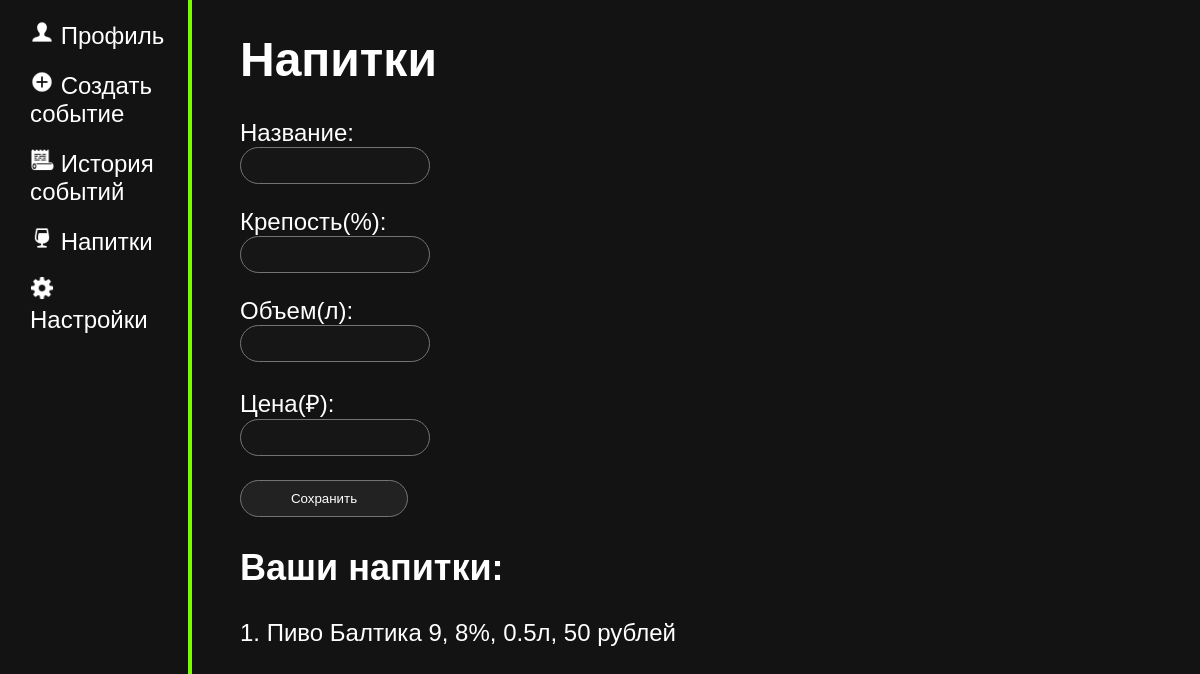
Before: /drinks (signed in) with the older database file.
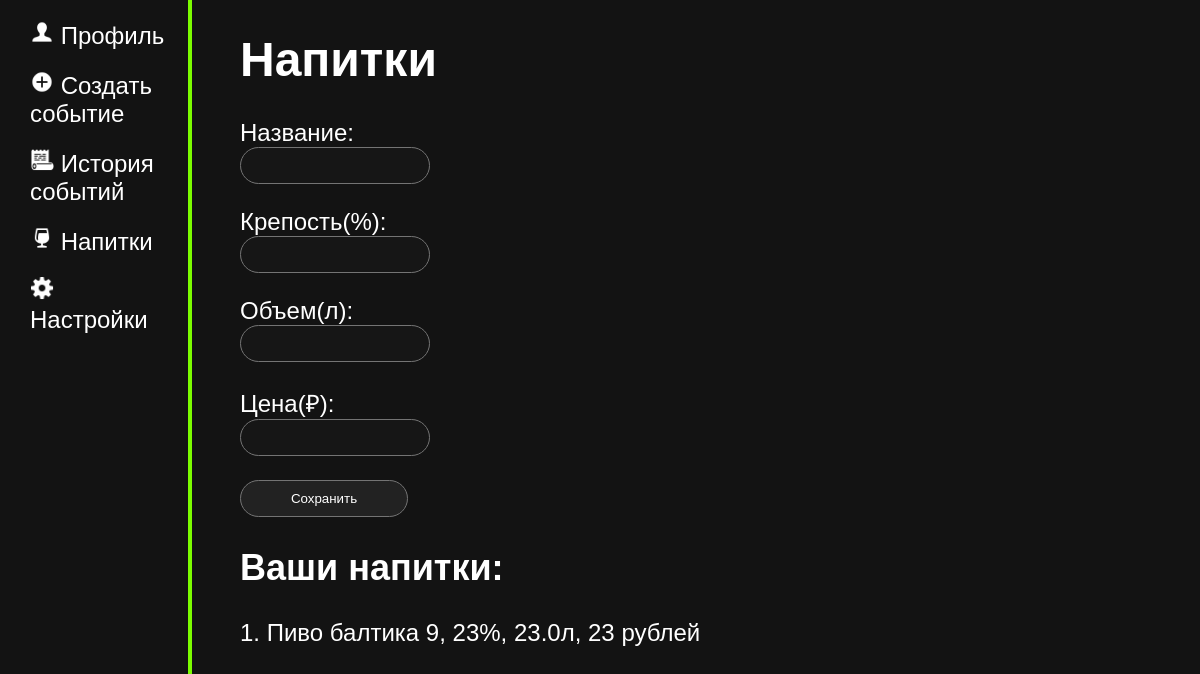
After: the same page with the newer database file.
### tables this page shows
CREATE TABLE drink 
(
    id INTEGER PRIMARY KEY AUTOINCREMENT,
    title TEXT NOT NULL,
    price INTEGER NOT NULL,
    alcohol INTEGER NOT NULL,
    volume REAL NOT NULL,

    user_id INTEGER,
    FOREIGN KEY(user_id) REFERENCES user(id)
);

### main.py (the view, shortened to what this page needs)
@app.route("/drinks", methods = ["POST", "GET"])
@login_required
def drinks():
    drinks = D.get_drinks(current_user.get_id())
    return render_template("drinks.html", drinks = drinks)

### data.py (called while the page is built)
    def get_drinks(self, user_id):
        try:
            self.cursor.execute(f"SELECT id, title, alcohol, volume, price FROM drink WHERE user_id = {user_id} ORDER BY title")
            drinks = self.cursor.fetchall()
            return drinks
        except error:
            print("ОШИБКА! " + str(error))

    def get_user(self, user_id):
        try:
            self.cursor.execute(f"SELECT * FROM user WHERE id = {user_id} LIMIT 1")
            user = self.cursor.fetchone()
            return user
        except error:
                print("ОШИБКА! " + str(error))

### main.py (called while the page is built)
@login_manager.user_loader
def load_user(user_id):
    print("load user")
    return User().fromDB(user_id, D)

def connect_db():
    connect = sqlite3.connect(app.config['DATABASE'])
    connect.row_factory = sqlite3.Row
    return connect

def get_db():
    if not hasattr(g, "link_db"):
        g.link_db = connect_db()
        print("БАЗА ДАННЫХ ПОЛУЧЕНА")
    return g.link_db

@app.before_request
def before_request():
    global D
    db = get_db()
    D = Data(db)

### user.py (called while the page is built)
    def fromDB(self, user_id, db):
        self.__user = db.get_user(user_id)
        return self

    def get_id(self):
        return str(self.__user['id'])

### templates/drinks.html (shortened to what this page needs)
{% extends 'base.html' %}
{%block body%}
<div class="main">
    <h1>Напитки</h1>
    <div class="forma">
        <form action="" method="post">
            <p>Название: <br><input type="text" name="title" required></p>
            <p>Крепость(%): <br><input type="number" min="0" max="100" name="alcohol" required> </p>
            <p> Объем(л): <br><input type="number" name="volume" step="0.001" required> </p>
            <p> Цена(₽): <br><input type="number" name="price" required> </p>
            <p><input type="submit" value="Сохранить"></p>
        </form>
    </div>
    <h2>Ваши напитки:</h2>
    {%if drinks%}
    {%for i in drinks%}
    <div class="drinks">
        <p>{{loop.index}}. {{i.title}}, {{i.alcohol}}%, {{i.volume}}л, {{i.price}} рублей
        </p>
    </div>
    {%endfor%}
    {% else %}
    <p>У вас пока нет напитков, но вы можете их добавить</p>
    {%endif%}
</div>
{%endblock body%}

### templates/base.html (shortened to what this page needs)
<!DOCTYPE html>
<html lang="ru">
<head>
    <link rel="stylesheet" href="{{ url_for('static', filename = 'css/main.css') }}">
    <link rel="stylesheet" href="../static/css/main.css">
</head>
<body>
    <div class = "left_bar">
        {% if current_user.is_authenticated%}
        <p><img src="/static/img/profile.png"> <a href="/profile">Профиль</a></p>
        {%endif%}
        <p><img src="/static/img/add.png"> <a href="/create_event">Создать событие</a></p>
        <p><img src="/static/img/history.png"> <a href="/history">История событий</a></p>
        <p><img src="/static/img/drink.png"> <a href="/drinks">Напитки</a></p>
        {% if current_user.is_authenticated%}
        <p><img src="/static/img/settings.png"><a href="/settings"> Настройки</a></p>
        {%endif%}
    </div>
    {%block body%}
    {%endblock body%}
</body>
</html>

### static/css/main.css (style rules this page uses)
p, h1, a, br { color: rgb(255, 255, 255); text-decoration: none; }
body { color: rgb(255, 255, 255); padding: 0; margin: 0; font-family: Arial, Helvetica, sans-serif; font-size: 24px; background-color: rgb(19, 19, 19); }
.left_bar { position: fixed; float: left; width: 14%; height: 100vh; padding: 10px; border-right: 4px solid lawngreen; }
.left_bar p { padding: 10px; margin: 0; transition: background-color 0.2s; cursor: pointer; }
.left_bar p { padding-left: 20px; border-radius: 5px; }
.left_bar img { width: 24px; height: auto; }
.main { float: left; margin-left: 20%; width: 70%; }
.forma p { margin-bottom: 15px; }
.forma input, .forma textarea, .forma select { width: 20%; padding: 10px; border: 1px solid #747474; background-color: rgb(22, 22, 22); color: white; resize: none; border-radius: 10px; }
.forma input, .forma select { border-radius: 50px; }
.forma input[type="submit"] { background-color: rgb(34, 34, 34); color: #fff; cursor: pointer; transition: background-color 0.3s ease; }

Changed rows visible on the page:
removed drink: title "Пиво Балтика 9", alcohol "8", volume "0.5", price "50"
added drink: title "Пиво балтика 9", alcohol "23", volume "23.0", price "23"
